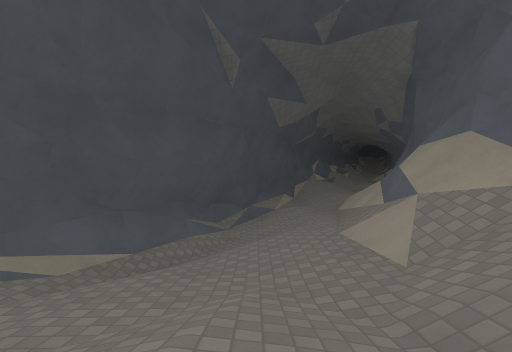
View 1 (above)

13 first-person views from a walk through a Godot game level. The camera is 1.2 m above the floor, tilts 2° down and sees 85° across. The floor is counted in squares, 2 m on a side. Each view is taken from the middle of a square. On the plan, view 1 faces up. The plan holds only what a view shows up to about 9 squares ahead; the rest is blank. The place goes on beyond the plan. Surface patterns are stand-ins for the level's own textures.

View 2
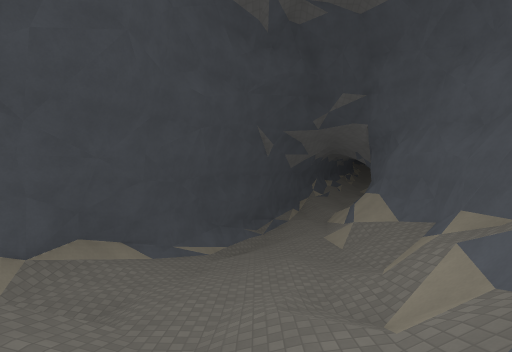

View 3
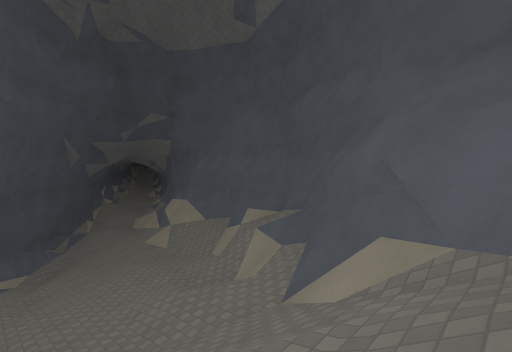

View 4
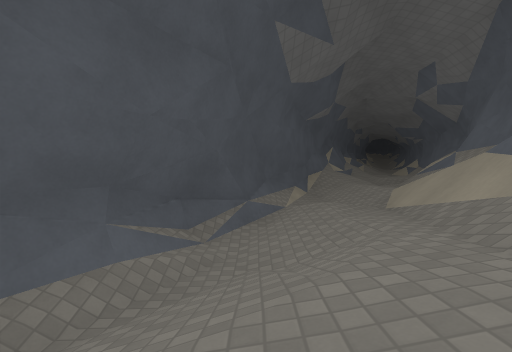

View 5
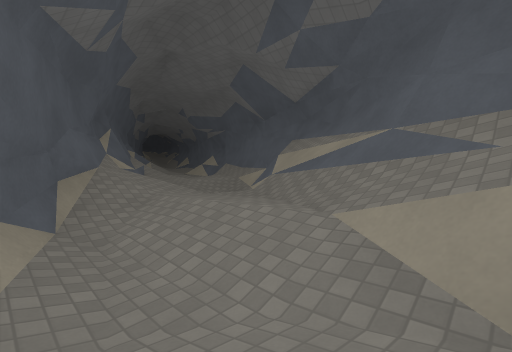

View 6
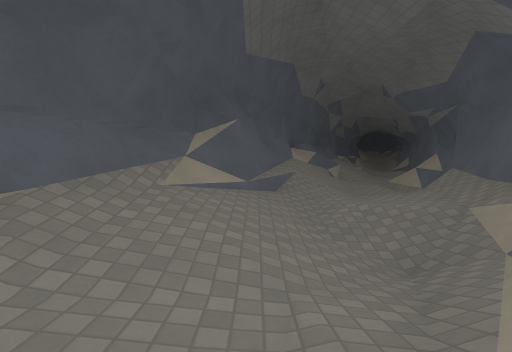

View 7
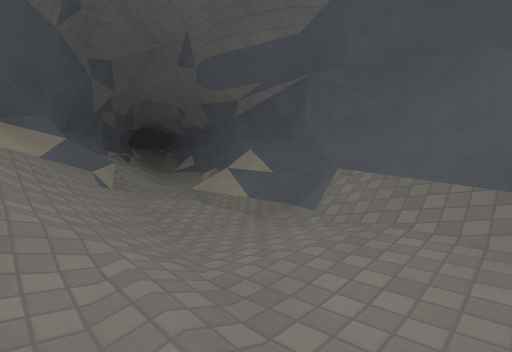

View 8
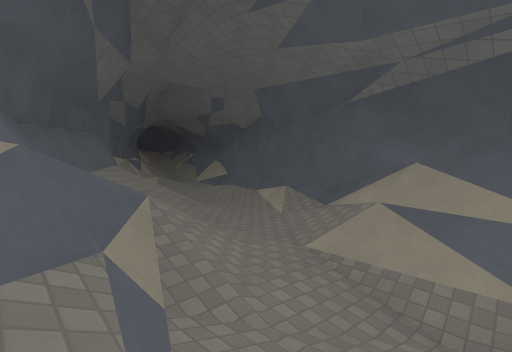

View 9
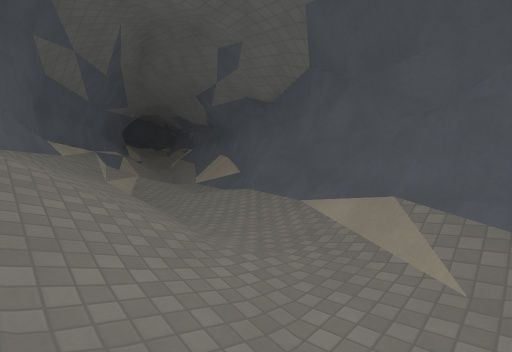

View 10
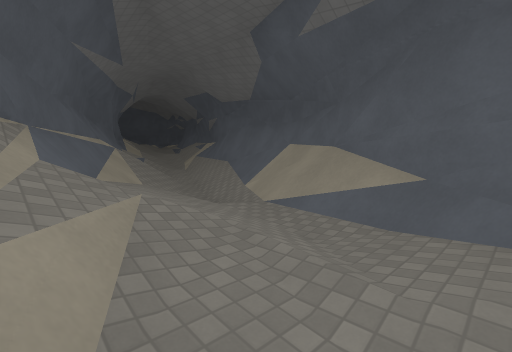

View 11
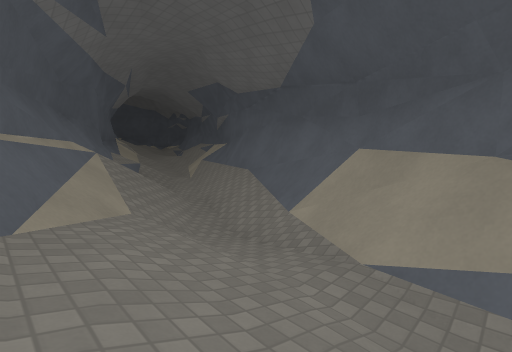

View 12
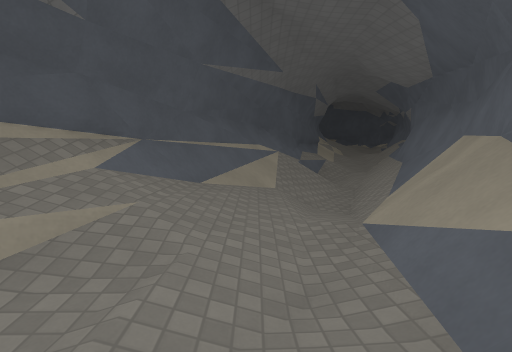

View 13
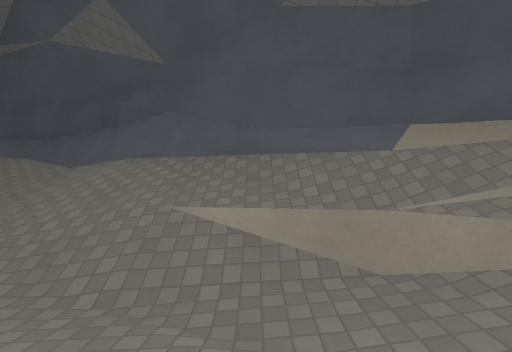

### Floor plan
Key: @ floor where view 1 was taken; # wall or solid block; . main floor; : floor 0.25 m higher than the main floor; - floor 0.25 m lower than the main floor; + floor 0.5 m higher than the main floor; _ floor 0.5 m lower than the main floor; * floor 0.75 m higher than the main floor; % floor 1 m higher than the main floor; < floor 1 m lower than the main floor; & floor 1.25 m higher than the main floor; / step, stairs or slope; = window, fence, low wall or low ledge.
Columns run from 5 left of view 1 to 17 right of it. Each row starts with its distance up from view 1.
 36                  ## //#
 35                  #/ /##
 34                 ##///#
 33                 #///##
 32                 #///#
 31                ##/:/#
 30               ##/+//#
 29               #///###
 28              ##/+:##
 27              #//:+#
 26              #//:##
 25             ##//.#
 24            ##//./#
 23            #///:##
 22            #//./#
 21           ##///##
 20           #=:-/#
 19          ##/:_##
 18          #//.-#
 17          #//.##
 16         ##/:/#
 15         #/.:/#
 14        ##///##
 13       ##///=#
 12       #/../##
 11      ##/./##
 10      #//:/##
  9      #__/##
  8     ##--/##
  7     #<_//#
  6    ##<//=#
  5   ##<//=##
  4   #//./=#
  3  ##/-.+/#
  2 ##/.:///#
  1 #///////#
  0 #/**%@//#
 -1 #%*%%%//#
 -2   /&///##
 -3   ////##
 -4    //##
 -5    //#
 -6   //##

Positions as (right, up) in squares from view 1, and headings:
1: (0, 0), facing up
2: (-1, -5), facing up
3: (-3, -6), facing up-right
4: (0, 3), facing up
5: (1, 8), facing up-right
6: (4, 11), facing up
7: (5, 15), facing up-right
8: (6, 19), facing up-right
9: (8, 22), facing up-right
10: (10, 27), facing up-right
11: (11, 29), facing up-right
12: (12, 27), facing up
13: (12, 27), facing left
